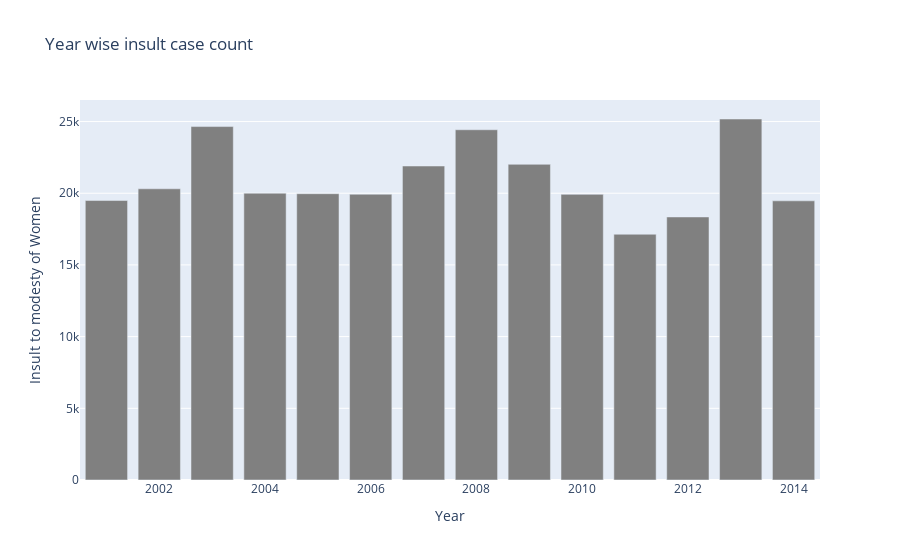

The code cell stored with this chart in its notebook:
### Markdown cell above
**NOTE 8:** Until 2012, there has been consistent number of assault cases reported, with the biggest jump in the year 2012-2013 with an increase of **56%**

### Code cell
fig = px.bar(all_cases, x=all_cases.index, y='Insult to modesty of Women', title='Year wise insult case count', color_discrete_sequence=['gray'])

fig.show()

### Figure 1 — Plotly figure (JSON) as saved in the notebook; plotly's stock layout.template omitted (floating-point values rounded to 4 significant figures)
{"data": [{"alignmentgroup": "True", "hovertemplate": "Year=%{x}<br>Insult to modesty of Women=%{y}<extra></extra>", "legendgroup": "", "marker": {"color": "gray", "pattern": {"shape": ""}}, "name": "", "offsetgroup": "", "orientation": "v", "showlegend": false, "textposition": "auto", "type": "bar", "x": [2001, 2002, 2003, 2004, 2005, 2006, 2007, 2008, 2009, 2010, 2011, 2012, 2013, 2014], "xaxis": "x", "y": [19492, 20310, 24650, 20002, 19968, 19932, 21900, 24428, 22018, 19922, 17140, 18346, 25178, 19470], "yaxis": "y"}], "layout": {"barmode": "relative", "legend": {"tracegroupgap": 0}, "title": {"text": "Year wise insult case count"}, "xaxis": {"anchor": "y", "domain": [0, 1], "title": {"text": "Year"}}, "yaxis": {"anchor": "x", "domain": [0, 1], "title": {"text": "Insult to modesty of Women"}}}}
